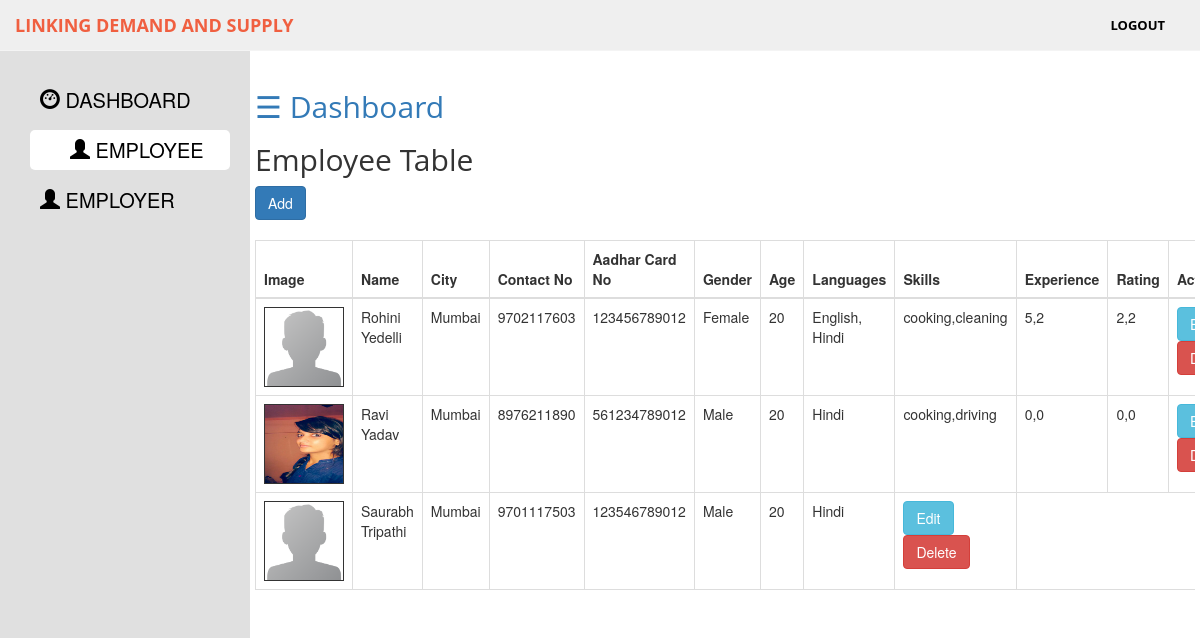
Screenshot of /SE/admin_employee.php with the database file from the repository.
### tables this page shows
CREATE TABLE `employee` (
  `userid` int(100) NOT NULL,
  `name` varchar(100) NOT NULL,
  `city` varchar(100) NOT NULL,
  `contactNo` varchar(10) NOT NULL,
  `aadharNo` varchar(16) NOT NULL,
  `gender` varchar(10) NOT NULL,
  `age` varchar(3) NOT NULL,
  `Languages` varchar(100) NOT NULL,
  `image` varchar(100) NOT NULL
);

### SE/admin_employee.php (the view, shortened to what this page needs)
<?php include('header.php'); ?>
<?php include('hs.php'); ?>
<html lang="en">
<body>
        <div id="sidebar-wrapper">
            <ul id="list" class="sidebar-nav">
                <li>
                    <a href="dashboard.php"><span class="glyphicon glyphicon-dashboard"></span> DASHBOARD</a>
                </li>
                <li>
                    <a href="employee.php" class="active"><span class="glyphicon glyphicon-user"></span> EMPLOYEE</a>
                </li>
                <li>
                    <a href="employer.php"><span class="glyphicon glyphicon-user"></span> EMPLOYER</a>
                </li>
            </ul>
        </div>
        <div id="page-content-wrapper">
            <div class="container-fluid">
                <div class="row">
                    <div class="row">
						<div id="main">
							<h2><a href="#menu-toggle" style="cursor:pointer" id="menu-toggle">&#9776; Dashboard</a></h2>
							<h2>Employee Table</h2>
							<a href="#myModal"  data-toggle="modal"  class="btn btn-primary" >Add</a>
							<br>
							<br>
							<div class="table-responsive">
								<table class="table table-bordered">
									<thead>
										<tr>
											<th>Image</th>
											<th>Name</th>
											<th>City</th>
											<th>Contact No</th>
											<th>Aadhar Card No</th>
											<th>Gender</th>
											<th>Age</th>
											<th>Languages</th>
											<th>Skills</th>
											<th>Experience</th>
											<th>Rating</th>
											<th>Action</th>
										</tr>
									</thead>
									<tbody>
										<?php
											$result= mysql_query("SELECT * FROM employee" ) or die (mysql_error());
											while ($row= mysql_fetch_array ($result) ){
											$id=$row['userid'];
										?>
										<tr>
											<td><a href="#<?php  echo $id;?>" data-toggle="modal">
													<?php if($row['image'] != ""): ?>
														<img src="upload/<?php echo $row['image']; ?>" width="80px" height="80px" style="border:1px solid #333333;">
													<?php else: ?>
														<img src="upload/default.png" width="80px" height="80px" style="border:1px solid #333333;">
													<?php endif; ?>
											</a></td>
											<td><?php echo $row ['name']; ?></td>
											<td><?php echo $row ['city']; ?></td>
											<td><?php echo $row ['contactNo']; ?></td>
											<td><?php echo $row ['aadharNo']; ?></td>
											<td><?php echo $row ['gender']; ?></td>
											<td><?php echo $row ['age']; ?></td>
											<td><?php echo $row ['Languages']; ?></td>
											<?php
												$query= mysql_query("SELECT uid,GROUP_CONCAT(skill) as skill, GROUP_CONCAT(experience) as experience, GROUP_CONCAT(rating) as rating FROM skill WHERE uid= '$id' GROUP BY uid" ) or die (mysql_error());
												while ($row1= mysql_fetch_array ($query) ){
											?>
											<td><?php echo $row1 ['skill']; ?></td>
											<td><?php echo $row1 ['experience']; ?></td>
											<td><?php echo $row1 ['rating']; ?></td>
												<?php } ;?>
											<td><a href="form_edit.php<?php echo '?userid='.$id; ?>" data-toggle="modal" class="btn btn-info">Edit</a>
												<a href="#delete<?php echo $id;?>" data-toggle="modal"  class="btn btn-danger" >Delete </a>
											</td>
										</tr>
											</div>
										<?php  } ?>
							</div>
						</div>
                    </div>
</body>
</html>

### seAdmin/header.php (shortened to what this page needs)
<!DOCTYPE html>
<html lang="en">
<head>
    <link href="css/bootstrap.min.css" rel="stylesheet">
    <link href="css/simple-sidebar.css" rel="stylesheet">
	<link rel="stylesheet" href="https://maxcdn.bootstrapcdn.com/bootstrap/3.3.7/css/bootstrap.min.css">
    <link href="font-awesome/css/font-awesome.min.css" rel="stylesheet" type="text/css">
	<link href="css/header_footer.css" rel="stylesheet">
	<link href="css/panel.css" rel="stylesheet">
</head>

### seAdmin/hs.php (shortened to what this page needs)
<?php include('header.php') ; ?>
<html>
<body>
	<div id="wrapper">
		<div class="header">
			<nav id="mainNav" class="navbar navbar-default navbar-fixed-top">
        <div class="container-fluid">
            <div class="navbar-header">
                <a class="navbar-brand page-scroll" href="dashboard.php">Linking Demand and Supply</a>
            </div>
            <div class="collapse navbar-collapse" id="collapse-menu">
                <ul class="nav navbar-nav navbar-right">
					<li>
                        <a class="page-scroll" href="logout.php">Logout</a>
                    </li>
                </ul>
            </div>
        </div>
    </nav>
		</div>
</body>
</html>

### SE/css/simple-sidebar.css (style rules this page uses)
body { overflow-x: hidden; font-family: "Times New Roman", Georgia, Serif; }
#wrapper { padding-left: 0; -webkit-transition: all 0.5s ease; -moz-transition: all 0.5s ease; -o-transition: all 0.5s ease; transition: all 0.5s ease; }
#sidebar-wrapper { top: 50px; z-index: 1000; position: fixed; left: 250px; width: 0; height: 100%; margin-left: -250px; overflow-y: auto; background-color: #E0E0E0; -webkit-transition: all 0.5s ease; -moz-transition: all 0.5s ease; -o-transition: all 0.5s ease; transition: all 0.5s ease; }
#page-content-wrapper { top: 50px; width: 100%; position: absolute; padding: 15px; }
.sidebar-nav { position: absolute; top: 30px; width: 250px; margin: 0; padding: 0; list-style: none; font-size: 20px; }
.sidebar-nav li { text-indent: 20px; line-height: 40px; }
.sidebar-nav li a { display: block; text-decoration: none; color: black; margin-bottom: 10px; }
ul#list .active { text-decoration: none; background: white; margin-right: 20px; margin-left: 30px; border-radius: 5px; }
.navbar-nav li:last-child { margin-right:20px; }
@media (min-width:768px) { #wrapper { padding-left: 250px; } }
@media (min-width:768px) { #sidebar-wrapper { width: 250px; } }
@media (min-width:768px) { #page-content-wrapper { padding: 20px; position: relative; } }

### SE/css/header_footer.css (style rules this page uses)
html, body { height: 100%; width: 100%; }
body { font-family: 'Merriweather', 'Helvetica Neue', Arial, sans-serif; }
h1, h2, h3, h4, h5, h6 { font-family: 'Open Sans', 'Helvetica Neue', Arial, sans-serif; }
.navbar-default { background-color: #efefef; border-color: rgba(34, 34, 34, 0.05); font-family: 'Open Sans', 'Helvetica Neue', Arial, sans-serif; -webkit-transition: all 0.35s; -moz-transition: all 0.35s; transition: all 0.35s; }
.navbar-default .navbar-header .navbar-brand { color: #F05F40; font-family: 'Open Sans', 'Helvetica Neue', Arial, sans-serif; font-weight: 700; text-transform: uppercase; }
.navbar-default .nav > li > a, .navbar-default .nav > li > a:focus { text-transform: uppercase; font-weight: 700; font-size: 13px; color: #222222; }
@media (min-width: 768px) { .navbar-default { background-color: #efefef; border-color: rgba(255, 255, 255, 0.3); } }
@media (min-width: 768px) { .navbar-default .nav > li > a, .navbar-default .nav > li > a:focus { color: black; } }

### rows the page displays
employee: name "Rohini Yedelli", city "Mumbai", contactNo "9702117603", aadharNo "123456789012", gender "Female", age "20", Languages "English, Hindi", skill "cooking,cleaning", experience "5,2", rating "2,2"
employee: image (picture), name "Ravi Yadav", city "Mumbai", contactNo "8976211890", aadharNo "561234789012", gender "Male", age "20", Languages "Hindi", skill "cooking,driving", experience "0,0", rating "0,0"
employee: name "Saurabh Tripathi", city "Mumbai", contactNo "9701117503", aadharNo "123546789012", gender "Male", age "20", Languages "Hindi"
